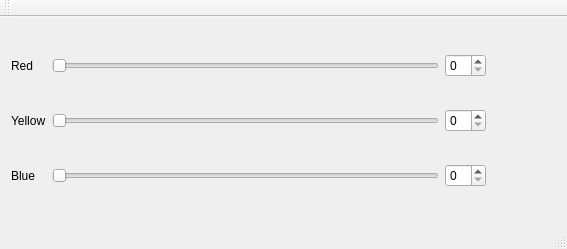
<?xml version="1.0" encoding="UTF-8"?>
<ui version="4.0">
 <class>MainWindow</class>
 <widget class="QMainWindow" name="MainWindow">
  <property name="geometry">
   <rect>
    <x>0</x>
    <y>0</y>
    <width>567</width>
    <height>249</height>
   </rect>
  </property>
  <property name="windowTitle">
   <string>MainWindow</string>
  </property>
  <widget class="QWidget" name="centralWidget">
   <layout class="QGridLayout" name="gridLayout">
    <item row="0" column="0">
     <widget class="QLabel" name="label">
      <property name="text">
       <string>Red</string>
      </property>
     </widget>
    </item>
    <item row="0" column="1">
     <widget class="QSlider" name="Red">
      <property name="orientation">
       <enum>Qt::Horizontal</enum>
      </property>
     </widget>
    </item>
    <item row="1" column="0">
     <widget class="QLabel" name="label_2">
      <property name="text">
       <string>Yellow</string>
      </property>
     </widget>
    </item>
    <item row="1" column="1">
     <widget class="QSlider" name="Yellow">
      <property name="orientation">
       <enum>Qt::Horizontal</enum>
      </property>
     </widget>
    </item>
    <item row="2" column="0">
     <widget class="QLabel" name="label_3">
      <property name="text">
       <string>Blue</string>
      </property>
     </widget>
    </item>
    <item row="2" column="1">
     <widget class="QSlider" name="Blue">
      <property name="orientation">
       <enum>Qt::Horizontal</enum>
      </property>
     </widget>
    </item>
    <item row="0" column="3" rowspan="3">
     <widget class="QWidget" name="displaywidget" native="true">
      <property name="minimumSize">
       <size>
        <width>64</width>
        <height>64</height>
       </size>
      </property>
      <property name="autoFillBackground">
       <bool>true</bool>
      </property>
     </widget>
    </item>
    <item row="0" column="2">
     <widget class="QSpinBox" name="redbox"/>
    </item>
    <item row="1" column="2">
     <widget class="QSpinBox" name="yellobox"/>
    </item>
    <item row="2" column="2">
     <widget class="QSpinBox" name="bluebox"/>
    </item>
   </layout>
  </widget>
  <widget class="QMenuBar" name="menuBar">
   <property name="geometry">
    <rect>
     <x>0</x>
     <y>0</y>
     <width>567</width>
     <height>21</height>
    </rect>
   </property>
  </widget>
  <widget class="QToolBar" name="mainToolBar">
   <attribute name="toolBarArea">
    <enum>TopToolBarArea</enum>
   </attribute>
   <attribute name="toolBarBreak">
    <bool>false</bool>
   </attribute>
  </widget>
  <widget class="QStatusBar" name="statusBar"/>
 </widget>
 <layoutdefault spacing="6" margin="11"/>
 <resources/>
 <connections>
  <connection>
   <sender>Red</sender>
   <signal>valueChanged(int)</signal>
   <receiver>redbox</receiver>
   <slot>setValue(int)</slot>
   <hints>
    <hint type="sourcelabel">
     <x>274</x>
     <y>73</y>
    </hint>
    <hint type="destinationlabel">
     <x>475</x>
     <y>78</y>
    </hint>
   </hints>
  </connection>
  <connection>
   <sender>redbox</sender>
   <signal>valueChanged(int)</signal>
   <receiver>Red</receiver>
   <slot>setValue(int)</slot>
   <hints>
    <hint type="sourcelabel">
     <x>471</x>
     <y>85</y>
    </hint>
    <hint type="destinationlabel">
     <x>324</x>
     <y>85</y>
    </hint>
   </hints>
  </connection>
  <connection>
   <sender>Yellow</sender>
   <signal>valueChanged(int)</signal>
   <receiver>yellobox</receiver>
   <slot>setValue(int)</slot>
   <hints>
    <hint type="sourcelabel">
     <x>207</x>
     <y>127</y>
    </hint>
    <hint type="destinationlabel">
     <x>465</x>
     <y>131</y>
    </hint>
   </hints>
  </connection>
  <connection>
   <sender>yellobox</sender>
   <signal>valueChanged(int)</signal>
   <receiver>Yellow</receiver>
   <slot>setValue(int)</slot>
   <hints>
    <hint type="sourcelabel">
     <x>476</x>
     <y>132</y>
    </hint>
    <hint type="destinationlabel">
     <x>310</x>
     <y>134</y>
    </hint>
   </hints>
  </connection>
  <connection>
   <sender>Blue</sender>
   <signal>valueChanged(int)</signal>
   <receiver>bluebox</receiver>
   <slot>setValue(int)</slot>
   <hints>
    <hint type="sourcelabel">
     <x>341</x>
     <y>184</y>
    </hint>
    <hint type="destinationlabel">
     <x>451</x>
     <y>184</y>
    </hint>
   </hints>
  </connection>
  <connection>
   <sender>bluebox</sender>
   <signal>valueChanged(int)</signal>
   <receiver>Blue</receiver>
   <slot>setValue(int)</slot>
   <hints>
    <hint type="sourcelabel">
     <x>453</x>
     <y>172</y>
    </hint>
    <hint type="destinationlabel">
     <x>337</x>
     <y>185</y>
    </hint>
   </hints>
  </connection>
 </connections>
</ui>
